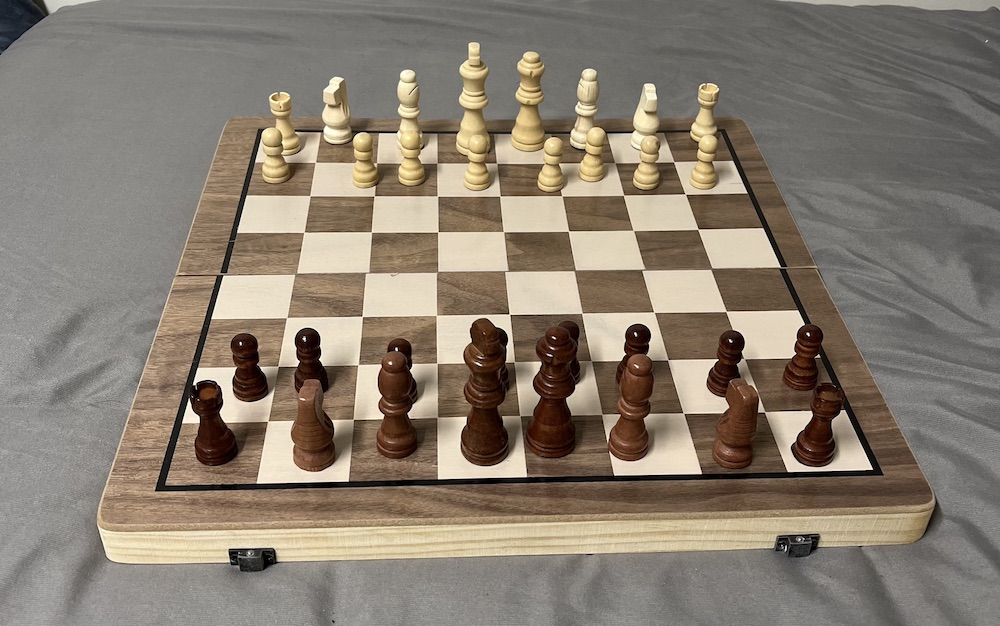
#> input picture imgs/chess-9.jpg, 1000 x 626 px
$ python test_runner.py
#> lines starting #> are read from the running program, lines starting #| are printed output that depends on the picture; after the words box and inside, x2 and y2 are one past the last pixel; in counts of white or black regions, pixels touching at a corner belong together
### detect_board.py
import cv2
import numpy as np
import matplotlib.pyplot as plt


def detect_checker_board_ext_corners(image):

    # Repeated Closing operation to remove chess pieces.
    kernel = np.ones((3, 3), np.uint8)
    img = cv2.morphologyEx(image, cv2.MORPH_CLOSE, kernel, iterations=10)
#> img: shape (626, 1000, 3); 99% white; 5 black regions, box (x1, y1, x2, y2) and area: (537, 398, 583, 454) 1915, (469, 408, 505, 455) 1489, (199, 417, 237, 461) 1316, (0, 0, 34, 37) 1160, (555, 363, 577, 385) 483
    gray = 255 - cv2.cvtColor(img, cv2.COLOR_RGB2GRAY)
    gray[gray > 0] = 255

    gray = cv2.GaussianBlur(gray, (5, 5), 0)
    canny = cv2.Canny(gray, 0, 200)
#> canny: shape (626, 1000); 0.1% white in thin lines or dots, all inside (x1, y1, x2, y2) = (0, 0, 583, 461)
    canny = cv2.dilate(canny, cv2.getStructuringElement(cv2.MORPH_ELLIPSE, (3, 3)))
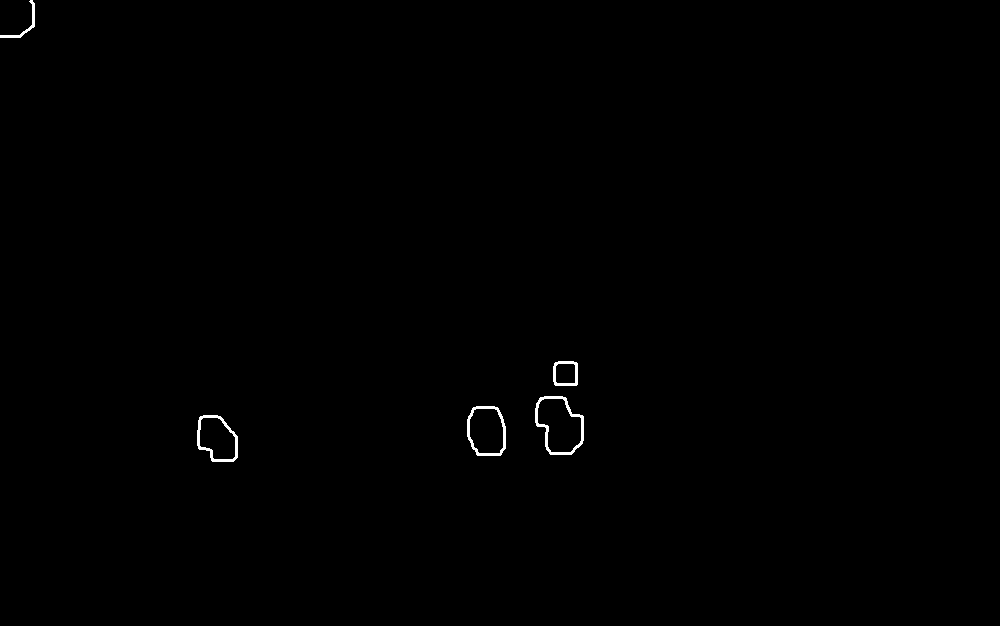
#> canny: shape (626, 1000); 0.29% white; 5 white regions

    # Blank canvas.
    con = np.zeros_like(img)
    # Finding contours for the detected edges.
    contours, hierarchy = cv2.findContours(canny, cv2.RETR_LIST, cv2.CHAIN_APPROX_NONE)
#> contours = 9 contours; largest, box (x1, y1, x2, y2) and area: (535, 396, 584, 455) 2094, (537, 398, 582, 453) 1729, (467, 406, 506, 456) 1628, (197, 415, 238, 462) 1456, (469, 408, 504, 454) 1338
    # Keeping only the largest detected contour.
    page = sorted(contours, key=cv2.contourArea, reverse=True)[:1]
#> page = 1 contour; box (x1, y1, x2, y2) and area: (535, 396, 584, 455) 2094
    con = cv2.drawContours(con, page, -1, (0, 255, 255), 3)

    gray = cv2.cvtColor(con, cv2.COLOR_RGB2GRAY)
#> gray: shape (626, 1000); values 0 (black) and 179 (white), 0.14% white; 1 white region, box (x1, y1, x2, y2) and area: (533, 394, 586, 457) 879
    plt.imshow(gray)
    plt.show()
    dest = cv2.cornerHarris(gray, 5, 5, 0.07)

    # Results are marked through the dilated corners
    dest = cv2.dilate(dest, None)
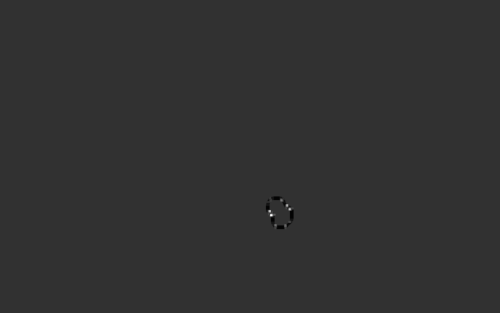
#> dest: shape (626, 1000) float32 (shown at 1/2 size); min -0.291, max 1.21, mean -8.96e-05; drawn with min black and max white
    print(dest)
#> (printed output is left out)
    # Reverting back to the original image,
    # with optimal threshold value
    image[dest > 0.01 * dest.max()]=[0, 0, 255]
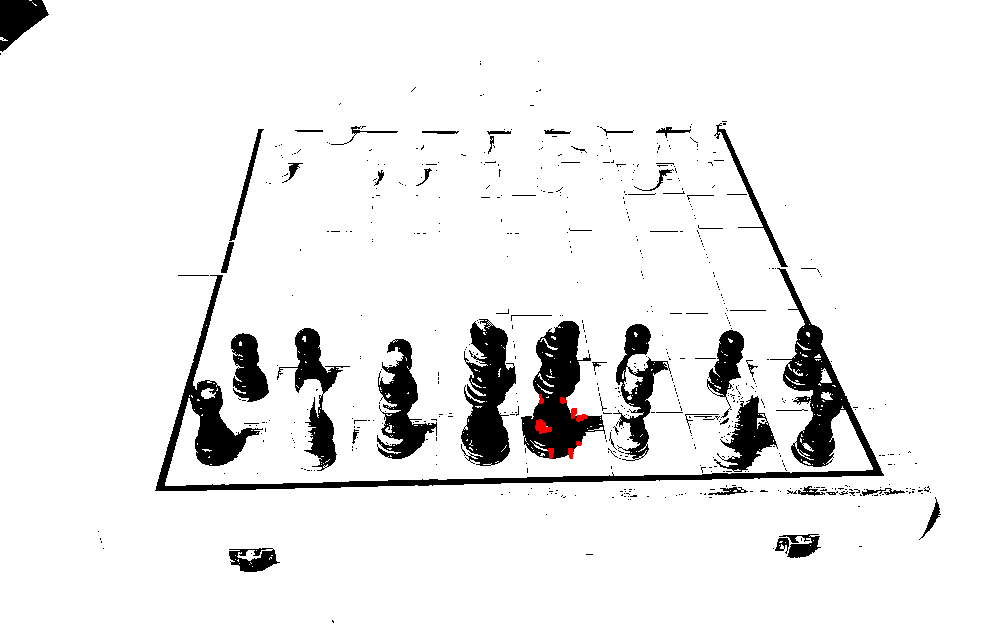
#> image: shape (626, 1000, 3); mean B, G, R 236.2, 236.2, 236.3

    plt.imshow(image)
    plt.show()

    # Blank canvas.
    con = np.zeros_like(img)
    # Loop over the contours.
    for c in page:
        # Approximate the contour.
        epsilon = 0.02 * cv2.arcLength(c, True)
        corners = cv2.approxPolyDP(c, epsilon, True)
        print(corners, len(corners))
        # If our approximated contour has four points
        if len(corners) == 4:
            break
#> this loop made 1 pass
#> epsilon on pass 1: 3.85
#> (printed output is left out)
    cv2.drawContours(con, c, -1, (0, 255, 255), 3)
    cv2.drawContours(con, corners, -1, (0, 255, 0), 10)
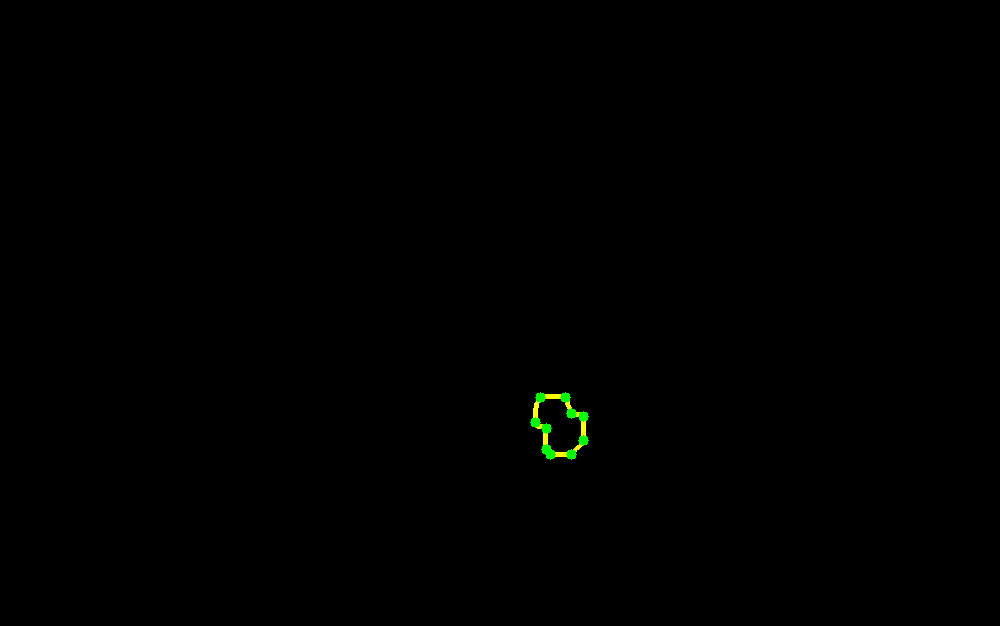
#> con: shape (626, 1000, 3); mean of channels 0, 1, 2 0, 0.5, 0.2; drawn as B, G, R
    # Sorting the corners and converting them to desired shape.
    corners = sorted(np.concatenate(corners).tolist())
#> corners = [[535, 422], [540, 397], [546, 428], [546, 449], [550, 454], [565, 397], [571, 413], [571, 454], [583, 416], [583, 440]]

    # Displaying the corners.
    for index, c in enumerate(corners):
        character = chr(65 + index)
        cv2.putText(con, character, tuple(c), cv2.FONT_HERSHEY_SIMPLEX, 1, (255, 0, 0), 1, cv2.LINE_AA)
#> this loop made 10 passes
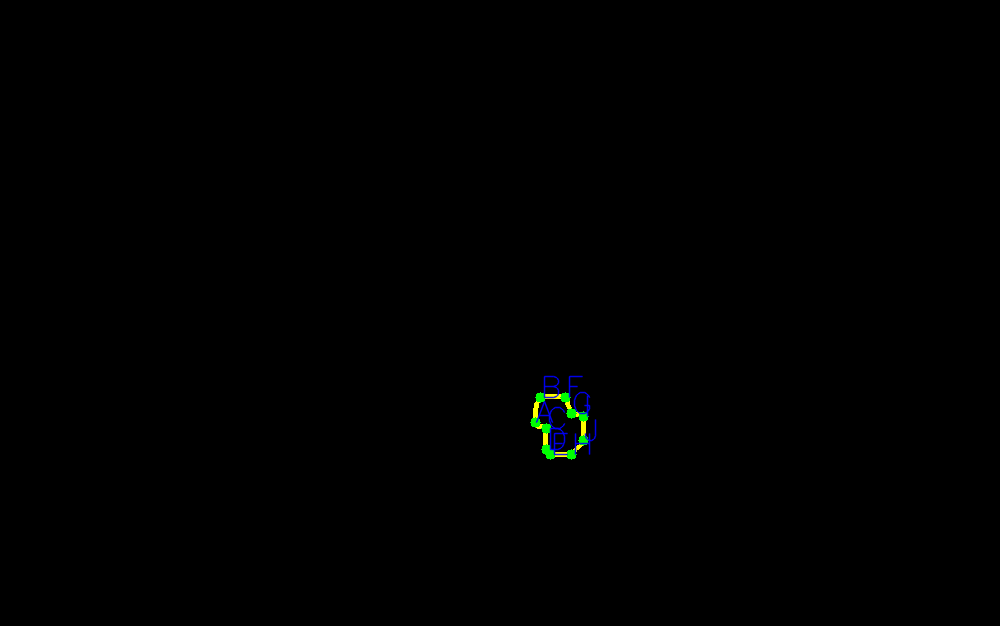
#> con: shape (626, 1000, 3); 0.22% of pixels changed, all inside (x1, y1, x2, y2) = (535, 375, 597, 456); drawn as B, G, R

    for i in corners:
        x, y = i
        cv2.circle(image, (x, y), 15, [0, 255, 255], -1)
#> this loop made 10 passes
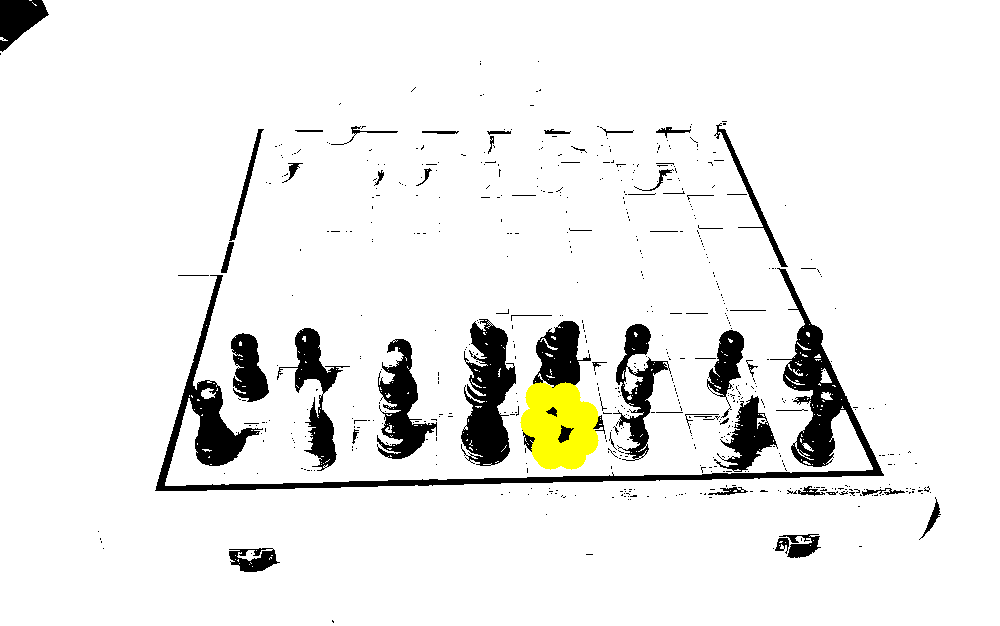
#> image: shape (626, 1000, 3); 0.8% of pixels changed, all inside (x1, y1, x2, y2) = (520, 382, 599, 470)

    plt.imshow(image)
    plt.show()
    return np.float32(corners)


def distort_chess_board(image):
    h = 1000
    w = 1000

    # 4 Points on Original Image
    pt1 = detect_checker_board_ext_corners(image)
#> pt1 has the same summary as corners in detect_checker_board_ext_corners

    # 4 Corresponding Points of Desired Bird Eye View Image
    pt2 = np.float32([[0,0],[0,h],[w,h],[w,0]])

#> (the run stopped early here; a loop or call above may not have finished)

$ run again, with imgs/chess-10.jpg copied over imgs/chess-9.jpg
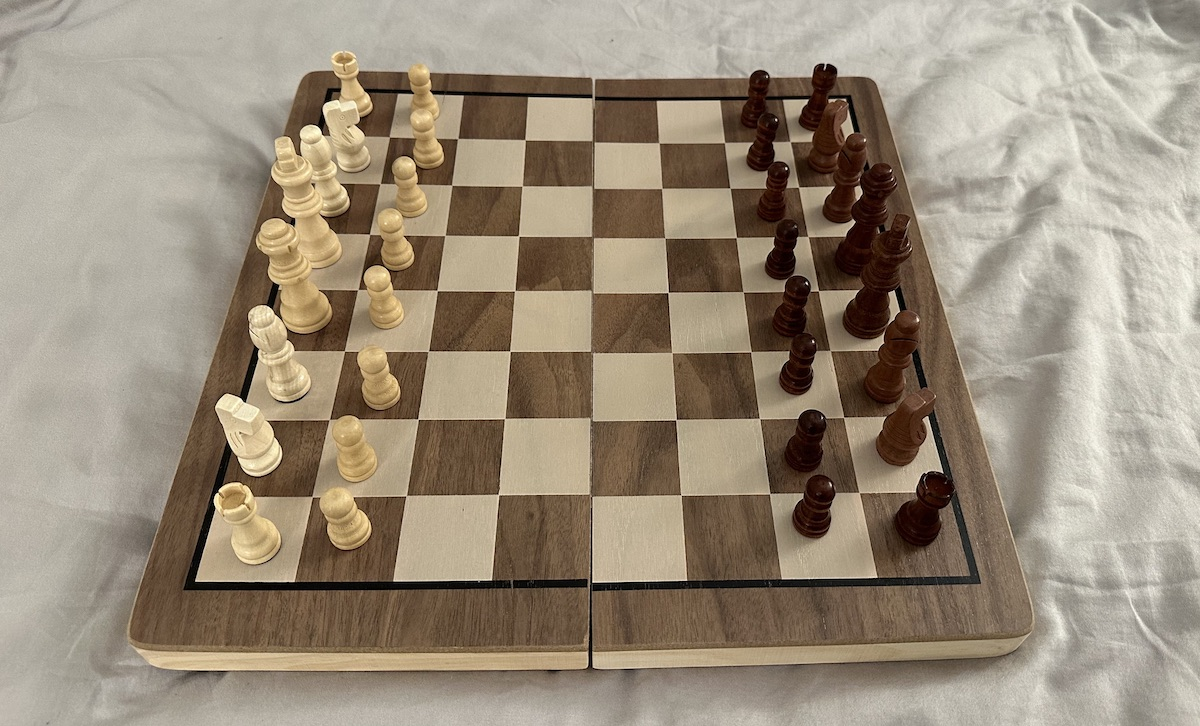
#> input picture imgs/chess-10.jpg, 1200 x 726 px
#> img: shape (726, 1200, 3); 97.4% white; 16 black regions, largest, box (x1, y1, x2, y2) and area: (817, 169, 900, 338) 7108, (892, 500, 939, 551) 2089, (782, 415, 821, 475) 1860
#> contours = 31 contours, 2 with area under 20; largest, box (x1, y1, x2, y2) and area: (815, 145, 916, 359) 9170, (817, 169, 899, 337) 6572, (890, 498, 940, 552) 2250, (796, 105, 836, 179) 2034, (780, 413, 822, 476) 2018
#> page = 1 contour; box (x1, y1, x2, y2) and area: (815, 145, 916, 359) 9170
#> (printed output is left out)
#> the loop in detect_checker_board_ext_corners, `for c in page:` made 1 pass
#> epsilon on pass 1: 14.68
#> (printed output is left out)
#> corners = [[816, 281], [843, 145], [845, 331], [858, 279], [861, 195], [876, 233], [884, 327], [884, 357], [886, 325], [887, 171], [900, 234], [906, 358], [915, 327]]
#> the loop in detect_checker_board_ext_corners, `for index, c in enumerate(corners):` made 13 passes
#> after the loop in detect_checker_board_ext_corners, `for index, c in enumerate(corners):`:
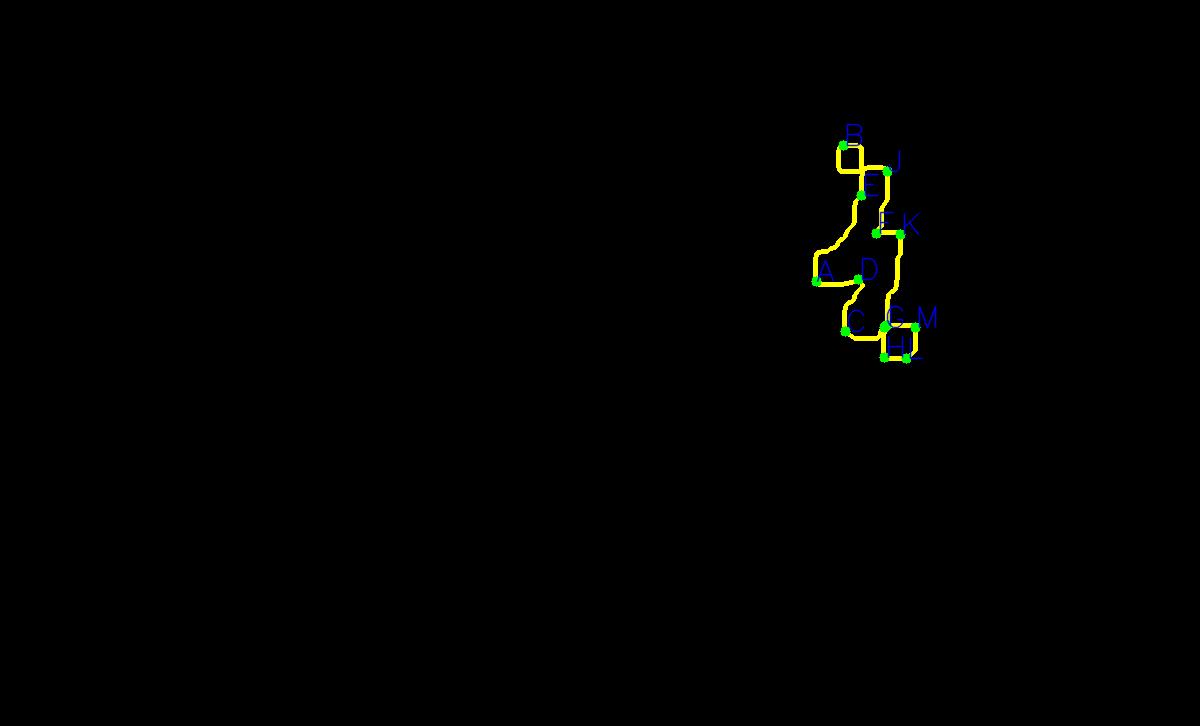
#> con: shape (726, 1200, 3); mean of channels 0, 1, 2 0.3, 1.1, 0.8; drawn as B, G, R
#> the loop in detect_checker_board_ext_corners, `for i in corners:` made 13 passes
#> after the loop in detect_checker_board_ext_corners, `for i in corners:`:
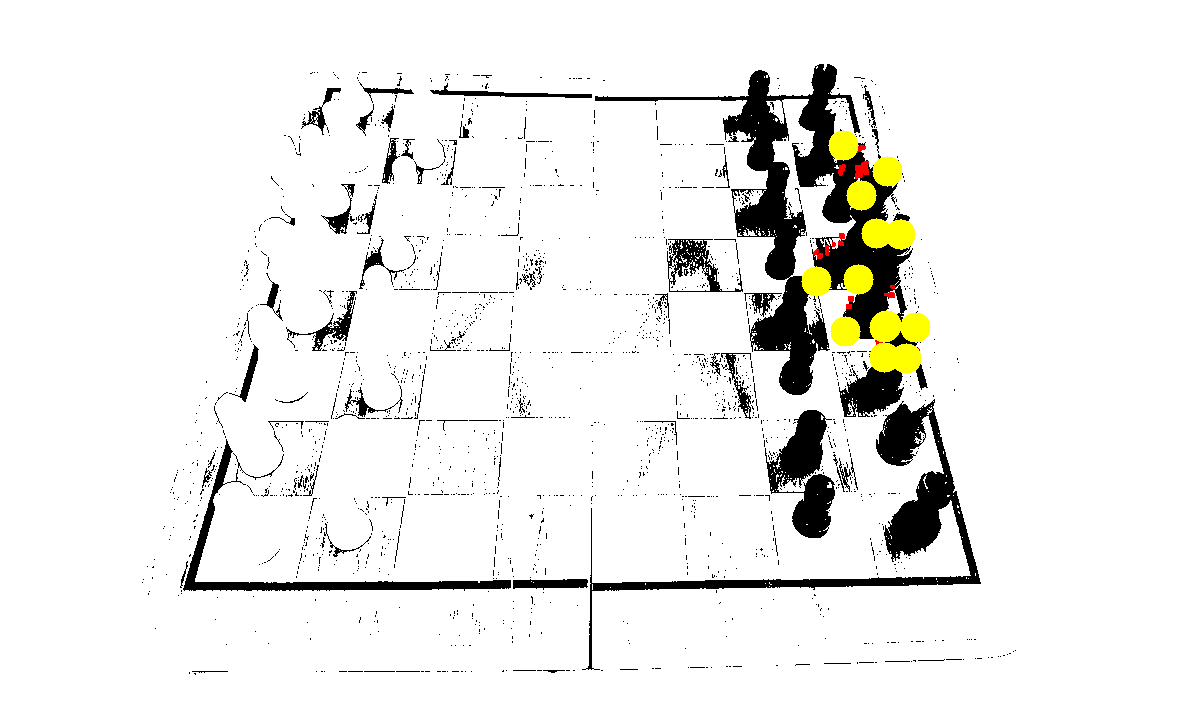
#> image: shape (726, 1200, 3); mean B, G, R 235.4, 237.9, 238.1
#> pt1 = 13 rows, first 8: [816, 281], [843, 145], [845, 331], [858, 279], [861, 195], [876, 233], [884, 327], [884, 357]
